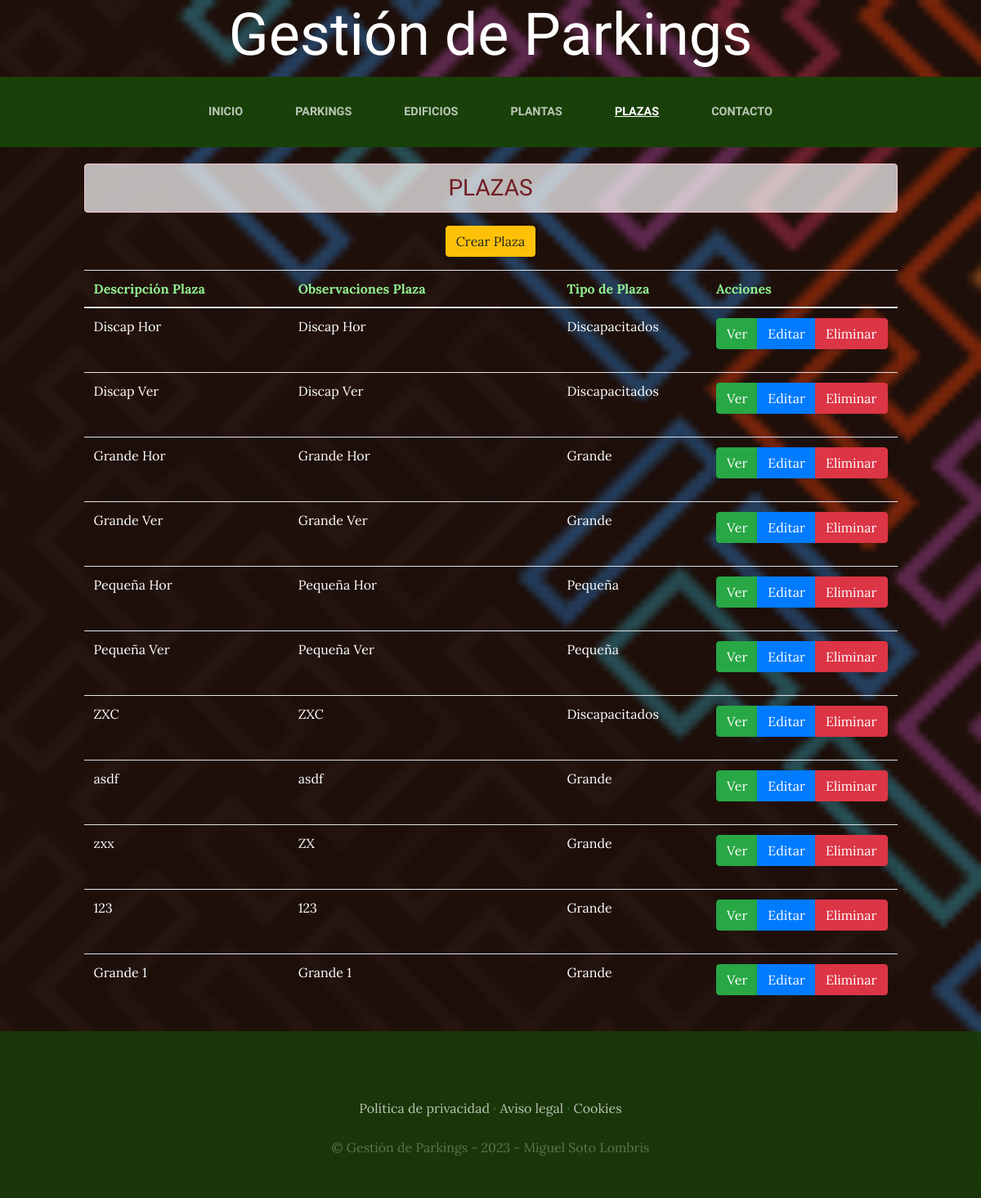
/plazas/, run on an earlier commit of the app's database.
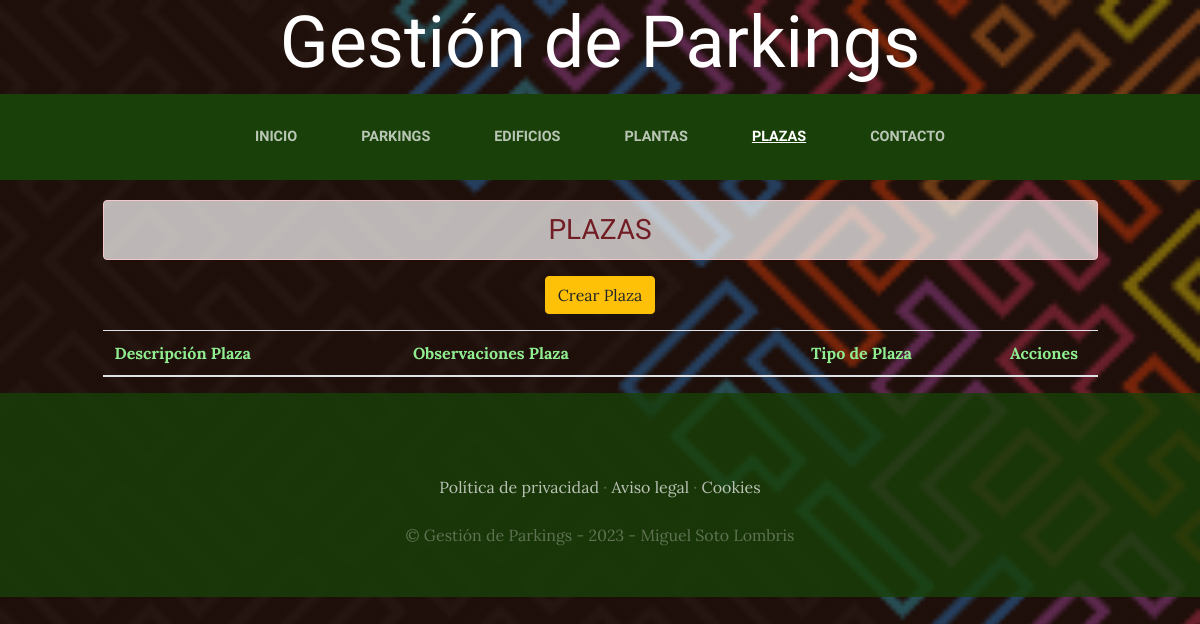
And on a later commit of the database.
### plazas/models.py (models this page shows, shortened)
class Plaza(models.Model):
    descripcion=models.CharField(max_length=50)
    observaciones=models.TextField(max_length=300, null=True, blank=True)
    created=models.DateTimeField(auto_now_add=True)
    updated=models.DateTimeField(auto_now_add=True)
    id_planta=models.ForeignKey(Planta, on_delete=models.CASCADE)
    id_tipo_plaza=models.ForeignKey(TipoPlaza, on_delete=models.CASCADE)
    class Meta:
        verbose_name='plaza'
        verbose_name_plural='plazas'

### ParkingLotApp/models.py (models this page shows)
class TipoPlaza(models.Model):
    descripcion=models.CharField(max_length=50)
    ancho=models.FloatField()
    largo=models.FloatField()
    discap=models.BooleanField(default=False)
    created=models.DateTimeField(auto_now_add=True)
    updated=models.DateTimeField(auto_now_add=True)
    class Meta:
        verbose_name='tipoPlaza'
        verbose_name_plural='tiposPlaza'
    def __str__(self):
        return self.descripcion

### plazas/views.py (the view)
# urls.py: path('', PlazaListado.as_view(template_name = "plazas/index_plaza.html"), name='ListarPlaza'),
class PlazaListado(ListView):
    model = Plaza # Llamo a la clase 'Plaza' que se encuentra en el archivo 'models.py'

### plazas/templates/plazas/index_plaza.html (shortened to what this page needs)
{% extends "ParkingLotApp/base.html" %}
{% load static %}
{% block content %}
<div calss="container" style="padding-top: 10px;">
  <div class="row">
    <div class="col-lg-1">&nbsp;</div>
    <div class="col-lg-10 text-center text-uppercase"><h3 class="alert alert-danger text-center" style="background-color: rgba(255,255,255, 0.7); margin-top:10px;">Plazas</h3></div>
    <div class="col-lg-1">&nbsp;</div>
  </div>
  <div class="row">
    <div class="col-lg-1">&nbsp;</div>
    <div class="col-lg-10">
      <div class="btn_crear mb-3 text-center" style="margin:auto;">
          <a href="CrearPlaza" type="button" class="btn btn-warning">Crear Plaza</a>
      </div>
      <table class="table table-striped table-hover">
          <thead>
              <tr style="color:lightgreen;">
                <th width="30%">Descripción Plaza</th>
                <th width="40%">Observaciones Plaza</th>
                <th width="20%">Tipo de Plaza</th>
                <th>Acciones</th>
              </tr>
          </thead>
          <tbody>
              {% for plaza in object_list %}
                <tr style="color:white;">
                  <td>{{ plaza.descripcion }}</td>
                  <td>{{ plaza.observaciones }}</td>
                  <td>{{ plaza.id_tipo_plaza }}</td>
                  <td>
                    <form method="POST" action="ElminarPlaza/{{plaza.id}}">
                      <div class="btn-group">
                        <a href="DetallePlaza/{{plaza.id}}" title="Ver" type="button" class="btn btn-success">Ver </a>
                        <a href="ActualizarPlaza/{{plaza.id}}" title="Editar" type="button" class="btn btn-primary">Editar </a>
                        <button class="btn btn-danger" onclick="return eliminar();" type="submit">
                          Eliminar
                        </button>
                      </div>
                    </form>
                  </td>
                </tr>
              {% endfor %}
              </tbody>
      </table>
    </div>
    <div class="col-lg-1">&nbsp;</div>
  </div>
</div>
{% endblock %}

### ParkingLotApp/templates/ParkingLotApp/base.html (shortened to what this page needs)
<html>
  <head>
    {% load static %}
    <link href="{% static 'ParkingLotApp/vendor/bootstrap/css/bootstrap.min.css' %}" rel="stylesheet">
    <link href="{% static 'ParkingLotApp/css/gestion.css' %}" rel="stylesheet">
    <link href="{% static 'ParkingLotApp/css/grid-plazas.css' %}" rel="stylesheet">
  </head>
  <body>
    <h1 class="display-3 text-center text-white d-none d-lg-block">
      <span class="site-heading-lower">Gestión de Parkings</span>
    </h1>
    <nav class="navbar navbar-expand-lg navbar-dark py-lg-4" id="mainNav">
        <div class="container">
          <div class="collapse navbar-collapse" id="navbarResponsive">
            <ul class="navbar-nav mx-auto">
              <li class="nav-item {% if request.path == '/' %}active{% endif %} px-lg-4">
                <a class="nav-link text-uppercase text-expanded" href="{% url 'Home' %}">Inicio</a>
              </li>
              <li class="nav-item {% if request.path == '/parkings/' %}active{% endif %} px-lg-4">
                <a class="nav-link text-uppercase text-expanded" href="{% url 'ListarParking' %}">Parkings</a>
              </li>
              <li class="nav-item {% if request.path == '/edificios/' %}active{% endif %} px-lg-4">
                <a class="nav-link text-uppercase text-expanded" href="{% url 'ListarEdificio' %}">Edificios</a>
              </li>
              <li class="nav-item {% if request.path == '/plantas/' %}active{% endif %} px-lg-4">
                <a class="nav-link text-uppercase text-expanded" href="{% url 'ListarPlanta' %}">Plantas</a>
              </li>
              <li class="nav-item {% if request.path == '/plazas/' %}active{% endif %} px-lg-4">
                <a class="nav-link text-uppercase text-expanded" href="{% url 'ListarPlaza' %}">Plazas</a>
              </li>
              <li class="nav-item {% if request.path == '/contacto/' %}active{% endif %} px-lg-4">
                <a class="nav-link text-uppercase text-expanded" href="{% url 'Contacto' %}">Contacto</a>
              </li>
            </ul>
          </div>
        </div>
    </nav>
    {% block content%}
    {% endblock %}
    <footer class="footer text-faded text-center py-5">
      <div class="container">
        <p class="m-0 mbt">
          <a href="#" class="link">Política de privacidad</a> ·
          <a href="#" class="link">Aviso legal</a> ·
          <a href="#" class="link">Cookies</a>
        </p>
        <p class="m-0 mbt1">&copy; Gestión de Parkings - 2023 - Miguel Soto Lombris</p>
      </div>
    </footer>
  </body>
</html>

### ParkingLotApp/static/ParkingLotApp/css/gestion.css (style rules this page uses)
body { font-family: 'Lora'; background: linear-gradient(rgba(47, 23, 15, 0.65), rgba(47, 23, 15, 0.65)), url("../img/fondo.png"); background-attachment: fixed; background-position: center; background-size: cover; }
h1, h2, h3, h4, h5, h6 { font-family: 'Raleway'; }
p { line-height: 1.75; }
.text-faded { color: rgba(255, 255, 255, 0.3); }
#mainNav { background-color: rgba(24, 64, 8); font-family: 'Raleway'; }
#mainNav .navbar-nav .nav-item .nav-link { color: rgba(255, 255, 255, 0.7); font-weight: 800; }
#mainNav .navbar-nav .nav-item.active .nav-link { color: #ffffff; text-decoration: underline; }
@media (min-width: 992px) { #mainNav .navbar-nav .nav-item .nav-link { font-size: 0.9rem; } }
.footer { background-color: rgba(24, 64, 8, 0.8); }
.btn { box-shadow: 0px 3px 3px 0px rgba(33, 37, 41, 0.1); }
.mbt { padding-top: 2rem; }
.mbt1 { padding-top: 1.25rem; }
a.link { color: rgba(255, 255, 255, 0.7); }

What changed in the data, as far as the page shows it:
removed Plaza: descripcion "Discap Hor", observaciones "Discap Hor", id_tipo_plaza "Discapacitados"
removed Plaza: descripcion "Discap Ver", observaciones "Discap Ver", id_tipo_plaza "Discapacitados"
removed Plaza: descripcion "Grande Hor", observaciones "Grande Hor", id_tipo_plaza "Grande"
removed Plaza: descripcion "Grande Ver", observaciones "Grande Ver", id_tipo_plaza "Grande"
removed Plaza: descripcion "Pequeña Hor", observaciones "Pequeña Hor", id_tipo_plaza "Pequeña"
removed Plaza: descripcion "Pequeña Ver", observaciones "Pequeña Ver", id_tipo_plaza "Pequeña"
removed Plaza: descripcion "ZXC", observaciones "ZXC", id_tipo_plaza "Discapacitados"
removed Plaza: descripcion "asdf", observaciones "asdf", id_tipo_plaza "Grande"
removed Plaza: descripcion "zxx", observaciones "ZX", id_tipo_plaza "Grande"
removed Plaza: descripcion "123", observaciones "123", id_tipo_plaza "Grande"
removed Plaza: descripcion "Grande 1", observaciones "Grande 1", id_tipo_plaza "Grande"
